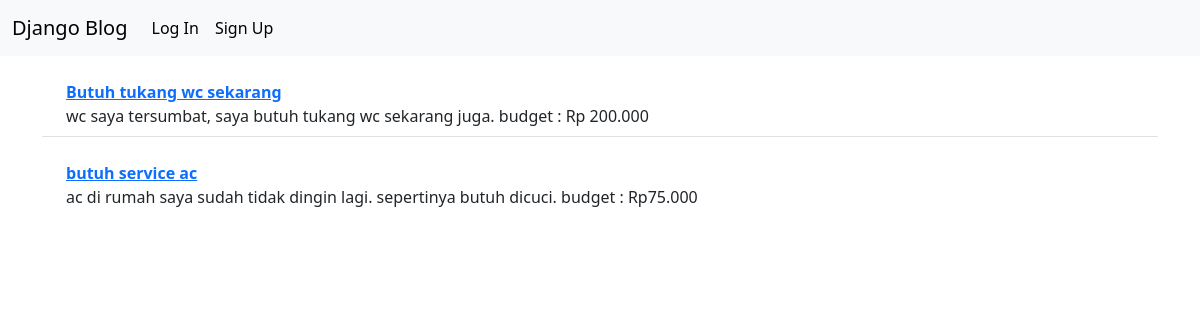
The app's page /, older data.
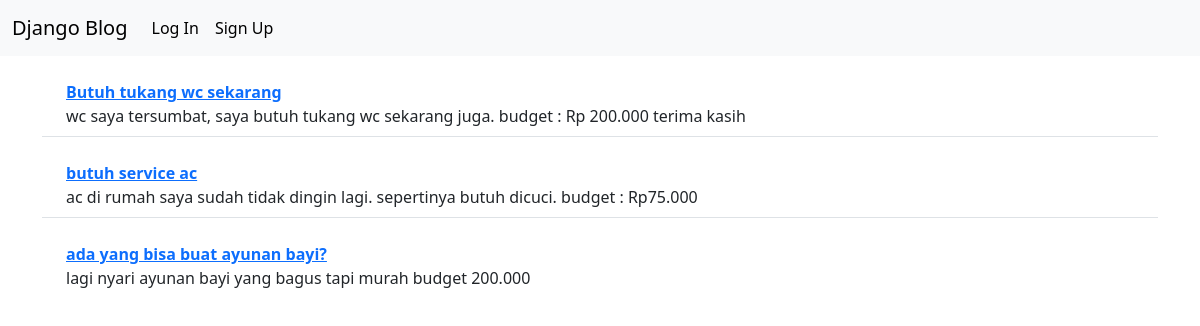
The same page, newer data.
### blog/models.py (models this page shows, shortened)
class Post(models.Model):
    title = models.CharField(max_length=200)
    author = models.ForeignKey(
        "auth.User",
        on_delete=models.CASCADE,
    )
    body = models.TextField()

### blog/views.py (the view)
# urls.py: path("", BlogListView.as_view(), name="home"),
class BlogListView(ListView):
    model = Post
    template_name = "home.html"

### templates/home.html
{% extends "base.html" %}
{% block content %}
<ul class="list-group list-group-flush mb-3 mt-3">
{% for post in post_list %}
   <li class="list-group-item mb-3">
      <div class="ms-2 me-auto">
      <div class="fw-bold"><a href="{% url 'post_detail' post.pk %}" > {{ post.title }} </a></div>
      {{ post.body }}
      </div>
   </li>
{% endfor %}
   </ul>
{% endblock %}

Row changes from the older to the newer data that the page shows:
changed Post "Butuh tukang wc sekarang": body "wc saya tersumbat, saya butuh tukang wc sekarang juga. budget : Rp 200.000" → "wc saya tersumbat, saya butuh tukang wc sekarang juga. budget : Rp 200.000 terima kasih"
added Post: title "ada yang bisa buat ayunan bayi?", body "lagi nyari ayunan bayi yang bagus tapi murah budget 200.000"
